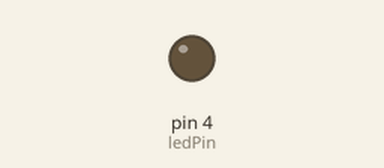
This sketch was run on a simulated Arduino Uno, built with avr-gcc and run on an emulated ATmega328P. On the bench: output pins drawn as LEDs (lit = HIGH).

Above: at 0.9 s.
At 3.8 s:
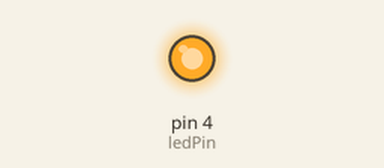
Timing chart, 0 to 10.0 s (numbered marks = the images above):
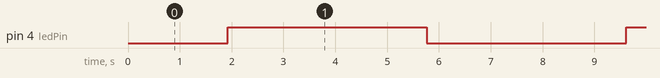

The sketch:

SMD31.ino
```cpp
const int ledPin = 4;

void setup() {
  pinMode(ledPin, OUTPUT);
}

void loop() {

  // LED 밝기 증가
  for (int i = 0; i <= 255; i++) {
    analogWrite(ledPin, i);
    delay(15);
  }

  // LED 밝기 감소
    for (int i = 255; i >= 0; i--) {
    analogWrite(ledPin, i);
    delay(15);
  }

}
```

Measured:
- by itself, pin 4 (ledPin): alternates HIGH for 3.8 s and LOW for 3.8 s
